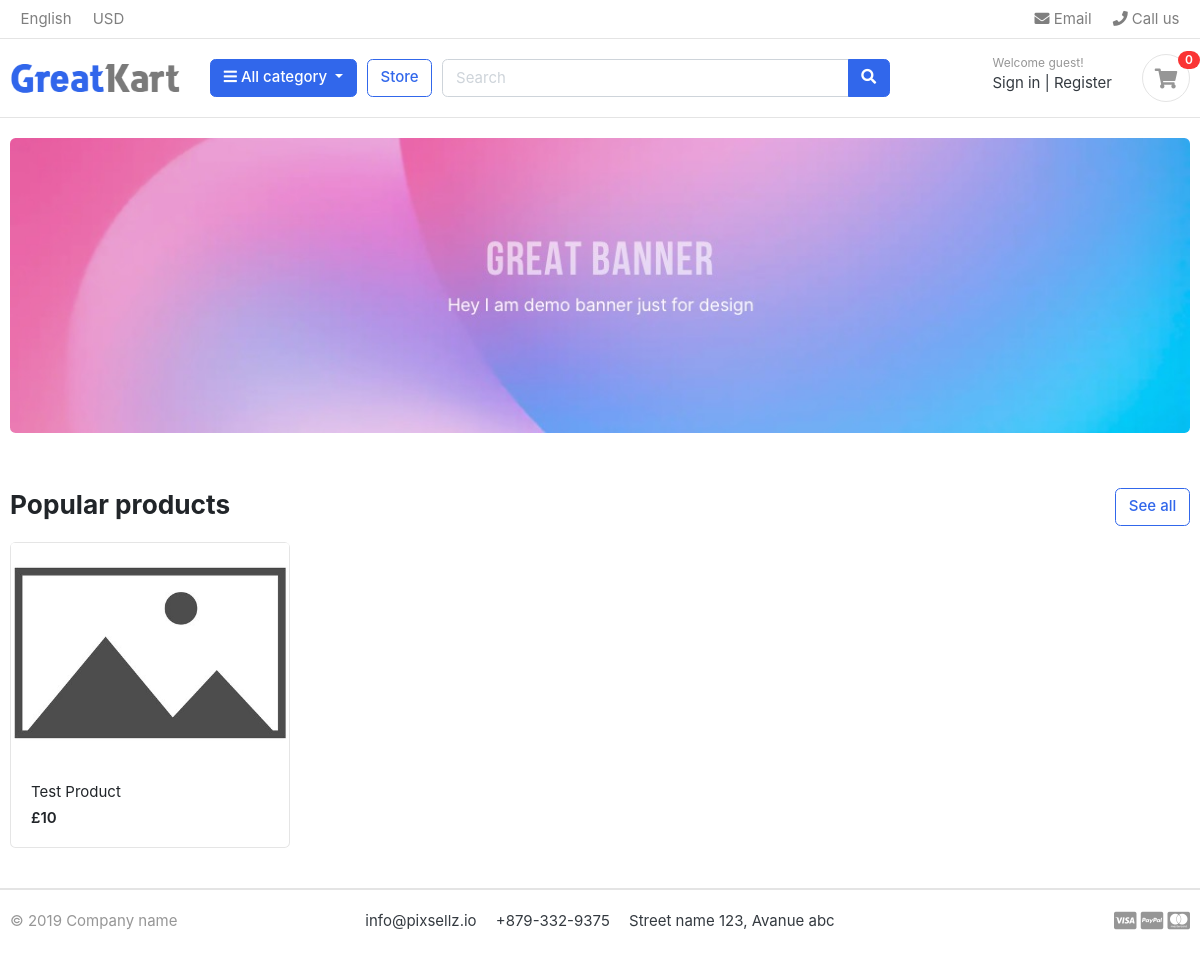
The app's page /, older data.
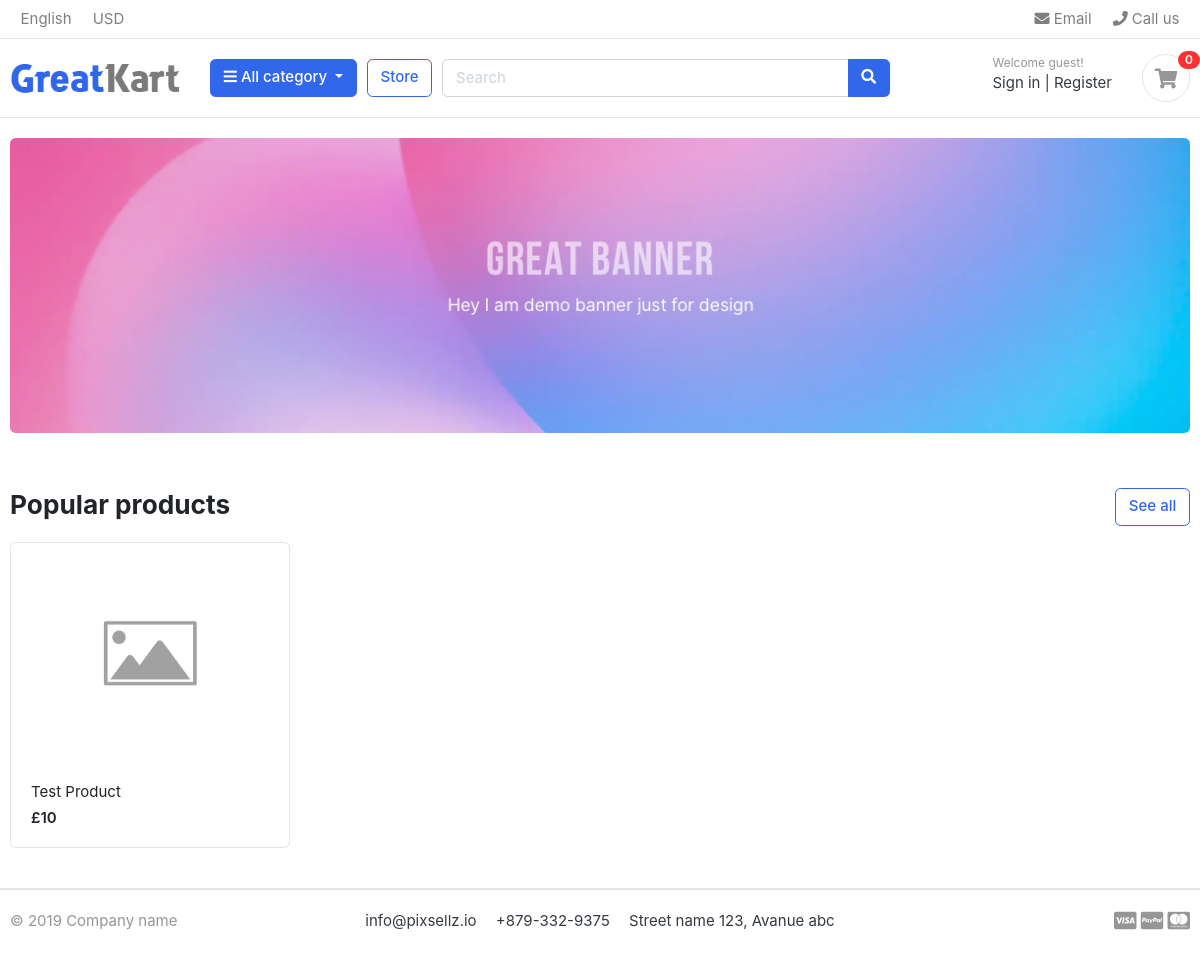
The same page, newer data.
### store/models.py (models this page shows, shortened)
class Product(models.Model):
    product_name = models.CharField(max_length=200, unique=True)
    product_slug = models.SlugField(max_length=200, unique=True)
    product_sku = models.CharField(max_length=25, unique=True)
    product_description = models.CharField(max_length=500, blank=True)
    product_price = models.IntegerField()
    product_special_price = models.IntegerField(default=0)
    product_images = models.ImageField(upload_to='images/products', blank=True)
    product_stock = models.IntegerField()
    is_available = models.BooleanField(default=True)
    product_category = models.ForeignKey(Category, on_delete=models.CASCADE)
    created_at = models.DateTimeField(auto_now_add=True)
    updated_at = models.DateTimeField(auto_now=True)
    def get_product_url(self):
        return reverse('product_detail', args=[self.product_category.category_slug, self.product_slug])

### infiniteShopper/views.py (the view)
# urls.py: 2. Add a URL to urlpatterns:  path('', views.home, name='home')
def home(request):
    products = Product.objects.all().filter(is_available=True)
    context = {
        'products': products,
    }
    return render(request, 'home.html', context)

### cart/context_processors.py (called while the page is built)
def get_cart_item_total(request):
    try:
        cart = Cart.objects.get(quote_id=_get_quote_id(request))
        cart_items = CartItem.objects.filter(cart=cart, is_active=True)
        item_total = cart_items.count()
    except Cart.DoesNotExist:
        item_total = 0
    return dict(item_total=item_total)

### cart/views.py (called while the page is built)
def _get_quote_id(request):
    quote = request.session.session_key
    if not quote:
        quote = request.session.create
    return quote

### category/context_processors.py (called while the page is built)
def navigation_links(request):
    links = Category.objects.all()
    return dict(links=links)

### category/models.py (called while the page is built)
    def get_slug_url(self):
        return reverse('products_by_category', args=[self.category_slug])

### templates/home.html
{% extends 'base.html' %}
{% load static %}
{% block content %}
<section class="section-intro padding-y-sm">
<div class="container">
<div class="intro-banner-wrap">
	<img src="{% static 'images/banners/1.jpg' %}" class="img-fluid rounded">
</div>
</div>
</section>
<section class="section-name padding-y-sm">
<div class="container">
<header class="section-heading">
	<a href="{% url 'store' %}" class="btn btn-outline-primary float-right">See all</a>
	<h3 class="section-title">Popular products</h3>
</header>
<div class="row">
	{% for product in products %}
	<div class="col-md-3">
		<div class="card card-product-grid">
			<a href="{{ product.get_product_url }}" class="img-wrap"> <img src="{{ product.product_images.url }}"> </a>
			<figcaption class="info-wrap">
				<a href="{{ product.get_product_url }}" class="title">{{ product.product_name }}</a>
				<div class="price mt-1">£{{ product.product_price }}</div>
			</figcaption>
		</div>
	</div>
	{% endfor %}
</div>
</div>
</section>
</body>
</html>
{% endblock %}

Row changes from the older to the newer data that the page shows:
changed Product "Test Product": product_images: picture removed, a placeholder shows
